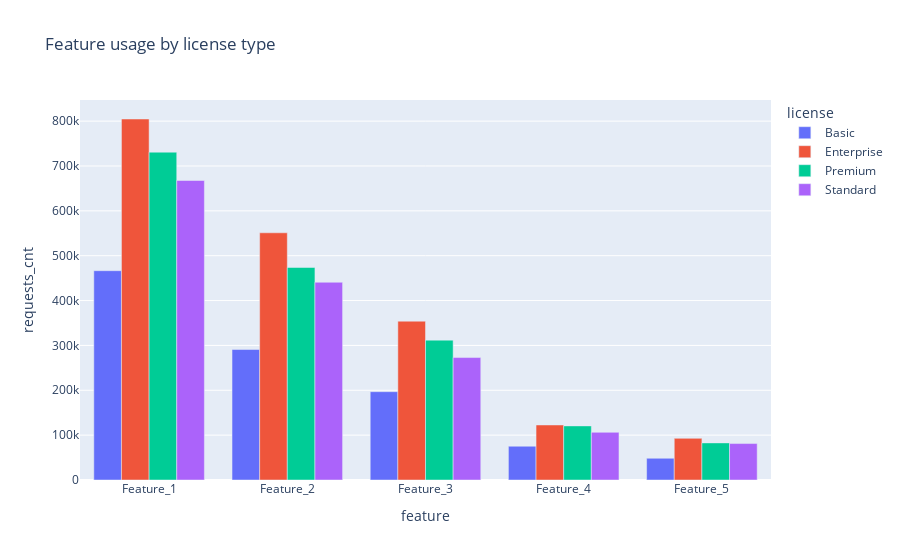

This figure's notebook cell:
### Markdown cell above
Now we check how features usage differs across licenses

### Code cell
license_feature = df.groupby(['license', 'feature'], as_index=False).agg({
    'requests_cnt':'sum', 'spent_amount':'sum'
})
fig = px.bar(license_feature, x='feature', y='requests_cnt', color='license',
             barmode='group',
             title='Feature usage by license type')
fig.show()

### Figure 1 — Plotly figure (JSON) as saved in the notebook; plotly's stock layout.template omitted (floating-point values rounded to 4 significant figures)
{"data": [{"alignmentgroup": "True", "hovertemplate": "license=Basic<br>feature=%{x}<br>requests_cnt=%{y}<extra></extra>", "legendgroup": "Basic", "marker": {"color": "#636efa", "pattern": {"shape": ""}}, "name": "Basic", "offsetgroup": "Basic", "orientation": "v", "showlegend": true, "textposition": "auto", "x": ["Feature_1", "Feature_2", "Feature_3", "Feature_4", "Feature_5"], "xaxis": "x", "y": [466600.0, 290900.0, 196900.0, 75310.0, 48470.0], "yaxis": "y", "type": "bar"}, {"alignmentgroup": "True", "hovertemplate": "license=Enterprise<br>feature=%{x}<br>requests_cnt=%{y}<extra></extra>", "legendgroup": "Enterprise", "marker": {"color": "#EF553B", "pattern": {"shape": ""}}, "name": "Enterprise", "offsetgroup": "Enterprise", "orientation": "v", "showlegend": true, "textposition": "auto", "x": ["Feature_1", "Feature_2", "Feature_3", "Feature_4", "Feature_5"], "xaxis": "x", "y": [804700.0, 551100.0, 354000.0, 122700.0, 92860.0], "yaxis": "y", "type": "bar"}, {"alignmentgroup": "True", "hovertemplate": "license=Premium<br>feature=%{x}<br>requests_cnt=%{y}<extra></extra>", "legendgroup": "Premium", "marker": {"color": "#00cc96", "pattern": {"shape": ""}}, "name": "Premium", "offsetgroup": "Premium", "orientation": "v", "showlegend": true, "textposition": "auto", "x": ["Feature_1", "Feature_2", "Feature_3", "Feature_4", "Feature_5"], "xaxis": "x", "y": [730800.0, 473700.0, 311800.0, 120600.0, 82710.0], "yaxis": "y", "type": "bar"}, {"alignmentgroup": "True", "hovertemplate": "license=Standard<br>feature=%{x}<br>requests_cnt=%{y}<extra></extra>", "legendgroup": "Standard", "marker": {"color": "#ab63fa", "pattern": {"shape": ""}}, "name": "Standard", "offsetgroup": "Standard", "orientation": "v", "showlegend": true, "textposition": "auto", "x": ["Feature_1", "Feature_2", "Feature_3", "Feature_4", "Feature_5"], "xaxis": "x", "y": [667600.0, 440800.0, 273000.0, 106300.0, 81230.0], "yaxis": "y", "type": "bar"}], "layout": {"xaxis": {"anchor": "y", "domain": [0.0, 1.0], "title": {"text": "feature"}}, "yaxis": {"anchor": "x", "domain": [0.0, 1.0], "title": {"text": "requests_cnt"}}, "legend": {"title": {"text": "license"}, "tracegroupgap": 0}, "title": {"text": "Feature usage by license type"}, "barmode": "group"}}
